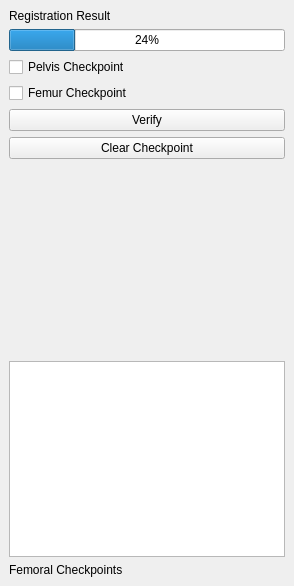
<?xml version="1.0" encoding="UTF-8"?>
<ui version="4.0">
 <class>FemoralPrepWidget</class>
 <widget class="QStackedWidget" name="FemoralPrepWidget">
  <property name="geometry">
   <rect>
    <x>0</x>
    <y>0</y>
    <width>294</width>
    <height>586</height>
   </rect>
  </property>
  <property name="windowTitle">
   <string>StackedWidget</string>
  </property>
  <property name="currentIndex">
   <number>2</number>
  </property>
  <widget class="QWidget" name="page">
   <widget class="QLabel" name="label_2">
    <property name="geometry">
     <rect>
      <x>220</x>
      <y>260</y>
      <width>55</width>
      <height>16</height>
     </rect>
    </property>
    <property name="text">
     <string>dummy</string>
    </property>
   </widget>
  </widget>
  <widget class="QWidget" name="FemoralLandmarks">
   <layout class="QVBoxLayout" name="verticalLayout_3">
    <item>
     <widget class="QLabel" name="label_3">
      <property name="text">
       <string>Trident PST - Accolade II</string>
      </property>
     </widget>
    </item>
    <item>
     <layout class="QVBoxLayout" name="verticalLayout">
      <item>
       <widget class="QCheckBox" name="checkBoxProximalCheckpoint">
        <property name="text">
         <string>Proximal Checkpoint</string>
        </property>
        <attribute name="buttonGroup">
         <string notr="true">buttonGroup</string>
        </attribute>
       </widget>
      </item>
      <item>
       <widget class="QCheckBox" name="checkBoxDistalCheckpoint">
        <property name="text">
         <string>Distal Checkpoint</string>
        </property>
        <attribute name="buttonGroup">
         <string notr="true">buttonGroup</string>
        </attribute>
       </widget>
      </item>
     </layout>
    </item>
    <item>
     <layout class="QVBoxLayout" name="verticalLayout_2">
      <item>
       <widget class="QPushButton" name="pushButtonCapture">
        <property name="text">
         <string>Capture</string>
        </property>
       </widget>
      </item>
      <item>
       <widget class="QPushButton" name="pushButtonClearAll">
        <property name="text">
         <string>Clear All</string>
        </property>
       </widget>
      </item>
     </layout>
    </item>
    <item>
     <spacer name="verticalSpacer">
      <property name="orientation">
       <enum>Qt::Vertical</enum>
      </property>
      <property name="sizeHint" stdset="0">
       <size>
        <width>20</width>
        <height>188</height>
       </size>
      </property>
     </spacer>
    </item>
    <item>
     <widget class="QTextBrowser" name="textBrowser_4"/>
    </item>
    <item>
     <widget class="QLabel" name="label">
      <property name="text">
       <string>Femoral Landmarks</string>
      </property>
     </widget>
    </item>
   </layout>
  </widget>
  <widget class="QWidget" name="FemoralCheckpoints">
   <layout class="QVBoxLayout" name="verticalLayout_6">
    <item>
     <widget class="QLabel" name="label_5">
      <property name="text">
       <string>Registration Result</string>
      </property>
     </widget>
    </item>
    <item>
     <widget class="QProgressBar" name="progressBar">
      <property name="value">
       <number>24</number>
      </property>
     </widget>
    </item>
    <item>
     <layout class="QVBoxLayout" name="verticalLayout_4">
      <item>
       <widget class="QCheckBox" name="checkBoxPelvisCheckpoint">
        <property name="text">
         <string>Pelvis Checkpoint</string>
        </property>
        <attribute name="buttonGroup">
         <string notr="true">buttonGroup_2</string>
        </attribute>
       </widget>
      </item>
      <item>
       <widget class="QCheckBox" name="checkBoxFemurCheckpoint">
        <property name="text">
         <string>Femur Checkpoint</string>
        </property>
        <attribute name="buttonGroup">
         <string notr="true">buttonGroup_2</string>
        </attribute>
       </widget>
      </item>
     </layout>
    </item>
    <item>
     <layout class="QVBoxLayout" name="verticalLayout_5">
      <item>
       <widget class="QPushButton" name="pushButtonVerify">
        <property name="text">
         <string>Verify</string>
        </property>
       </widget>
      </item>
      <item>
       <widget class="QPushButton" name="pushButtonClearCheckpoint">
        <property name="text">
         <string>Clear Checkpoint</string>
        </property>
       </widget>
      </item>
     </layout>
    </item>
    <item>
     <spacer name="verticalSpacer_2">
      <property name="orientation">
       <enum>Qt::Vertical</enum>
      </property>
      <property name="sizeHint" stdset="0">
       <size>
        <width>20</width>
        <height>157</height>
       </size>
      </property>
     </spacer>
    </item>
    <item>
     <widget class="QTextBrowser" name="textBrowser"/>
    </item>
    <item>
     <widget class="QLabel" name="label_4">
      <property name="text">
       <string>Femoral Checkpoints</string>
      </property>
     </widget>
    </item>
   </layout>
  </widget>
 </widget>
 <resources/>
 <connections/>
 <buttongroups>
  <buttongroup name="buttonGroup"/>
  <buttongroup name="buttonGroup_2"/>
 </buttongroups>
</ui>
